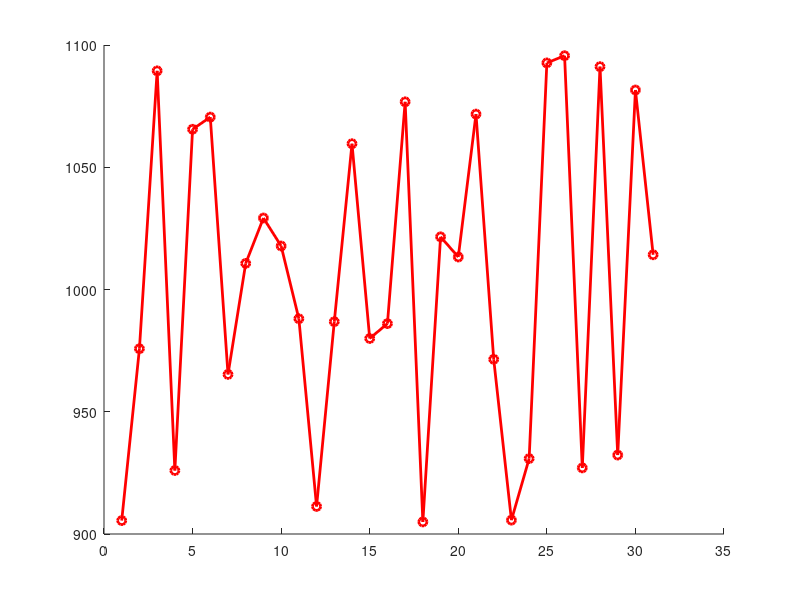

Source code (MATLAB): (Note: this script raises an error after producing the figure.)
% Atmospheric Pressure Analysis
% Generate and plot atmospheric pressure data for 4 sensors over 31 days
% Each sensor measured 3 times per day (morning, noon, evening)

clear; clc; close all;

% Generate atmospheric pressure data
% 4 sensors (rows) × 3 measurements per day (columns) × 31 days (depth)
atmosphericPressure = zeros(4, 3, 31);

% Fill with random values between 900 and 1100
for day = 1:31
    for measurement = 1:3
        for sensor = 1:4
            atmosphericPressure(sensor, measurement, day) = 900 + 200*rand();
        end
    end
end

% Display data dimensions
fprintf('Data matrix dimensions: %d × %d × %d\n', size(atmosphericPressure, 1), size(atmosphericPressure, 2), size(atmosphericPressure, 3));
fprintf('Total measurements: %d\n', numel(atmosphericPressure));

% Calculate daily averages for each sensor
dailyAverages = zeros(4, 31);
for day = 1:31
    for sensor = 1:4
        % Average of 3 daily measurements for each sensor
        dailyAverages(sensor, day) = mean(atmosphericPressure(sensor, :, day));
    end
end

% Extract evening measurements for sensor 1 (measurement 3 = evening)
sensor1Evening = squeeze(atmosphericPressure(1, 3, :));

% Create the plot
figure('Position', [100, 100, 1200, 800]);
hold on;

% Plot evening measurements for sensor 1
plot(1:31, sensor1Evening, 'r-o', 'LineWidth', 2, 'MarkerSize', 6, ...
     'DisplayName', 'Sensor 1 - Evening Measurements');

% Add pressure limit lines
yline(930, '--', 'Color', [1, 0.75, 0.8], 'LineWidth', 2, ...
      'DisplayName', 'Lower Limit (930 hPa)');
yline(1060, '--', 'Color', [1, 0.75, 0.8], 'LineWidth', 2, ...
      'DisplayName', 'Upper Limit (1060 hPa)');

% Customize the plot
xlabel('Day of Month', 'FontSize', 12, 'FontWeight', 'bold');
ylabel('Atmospheric Pressure (hPa)', 'FontSize', 12, 'FontWeight', 'bold');
title('Sensor 1 Evening Atmospheric Pressure Measurements - 31 Days', 'FontSize', 14, 'FontWeight', 'bold');
legend('Location', 'best', 'FontSize', 10);
grid on;
grid minor;

% Set axis limits and ticks
xlim([1, 31]);
ylim([900, 1100]);
xticks(1:2:31);
yticks(900:25:1100);

% Add statistics for sensor 1 evening measurements
meanPressure = mean(sensor1Evening);
stdPressure = std(sensor1Evening);
minPressure = min(sensor1Evening);
maxPressure = max(sensor1Evening);
text(0.02, 0.98, sprintf('Mean: %.1f hPa\nStd: %.1f hPa\nMin: %.1f hPa\nMax: %.1f hPa', ...
     meanPressure, stdPressure, minPressure, maxPressure), ...
     'Units', 'normalized', 'VerticalAlignment', 'top', 'FontSize', 10, ...
     'BackgroundColor', 'white', 'EdgeColor', 'black');

% Display summary statistics for sensor 1 evening measurements
fprintf('\nSensor 1 Evening Measurements Statistics:\n');
fprintf('Mean pressure: %.2f hPa\n', mean(sensor1Evening));
fprintf('Std deviation: %.2f hPa\n', std(sensor1Evening));
fprintf('Min pressure: %.2f hPa\n', min(sensor1Evening));
fprintf('Max pressure: %.2f hPa\n', max(sensor1Evening));
fprintf('Range: %.2f hPa\n', max(sensor1Evening) - min(sensor1Evening));

% Save the plot
saveas(gcf, 'sensor1_evening_pressure.png');
fprintf('\nPlot saved as sensor1_evening_pressure.png\n');
